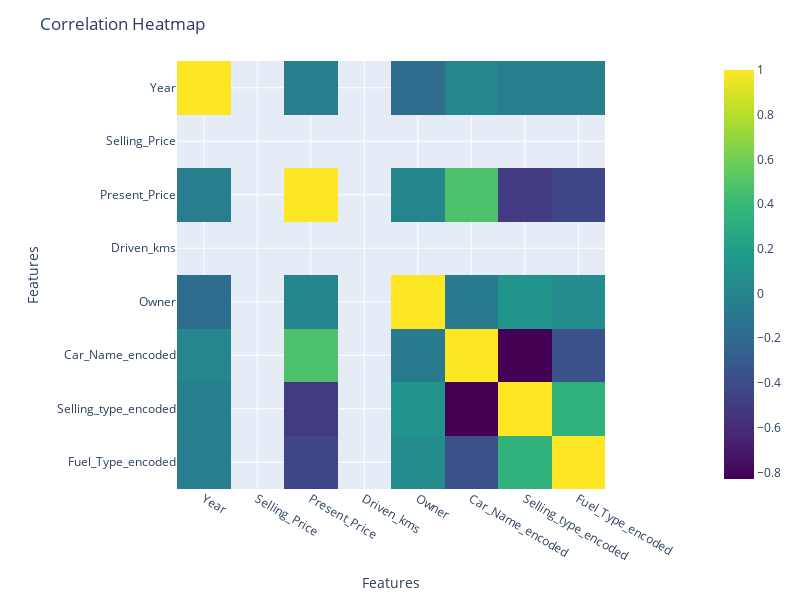

Source (notebook cell):
### Markdown cell above
# drop all cols which we will not use in our prediction

### Code cell
# Assuming your DataFrame is named df
corr_matrix = df.corr()

# Create a heatmap using Plotly express
fig = px.imshow(corr_matrix,
                x=corr_matrix.columns,
                y=corr_matrix.columns,
                color_continuous_scale='Viridis')

# Customize the layout
fig.update_layout(title='Correlation Heatmap',
                  width=800,
                  height=600,
                  xaxis=dict(title='Features'),
                  yaxis=dict(title='Features'))

# Show the plot
fig.show()

### Figure 1 — Plotly figure (JSON) as saved in the notebook; plotly's stock layout.template omitted (floating-point values rounded to 4 significant figures)
{"data": [{"coloraxis": "coloraxis", "hovertemplate": "x: %{x}<br>y: %{y}<br>color: %{z}<extra></extra>", "name": "0", "type": "heatmap", "x": ["Year", "Selling_Price", "Present_Price", "Driven_kms", "Owner", "Car_Name_encoded", "Selling_type_encoded", "Fuel_Type_encoded"], "xaxis": "x", "y": ["Year", "Selling_Price", "Present_Price", "Driven_kms", "Owner", "Car_Name_encoded", "Selling_type_encoded", "Fuel_Type_encoded"], "yaxis": "y", "z": [[1, null, -0.04719, null, -0.1821, 0.01726, -0.0399, -0.05364], [null, null, null, null, null, null, null, null], [-0.04719, null, 1, null, 0.008058, 0.4753, -0.5121, -0.4405], [null, null, null, null, null, null, null, null], [-0.1821, null, 0.008058, null, 1, -0.08119, 0.1243, 0.05571], [0.01726, null, 0.4753, null, -0.08119, 1, -0.8297, -0.3714], [-0.0399, null, -0.5121, null, 0.1243, -0.8297, 1, 0.3524], [-0.05364, null, -0.4405, null, 0.05571, -0.3714, 0.3524, 1]]}], "layout": {"coloraxis": {"colorscale": [[0, "#440154"], [0.1111, "#482878"], [0.2222, "#3e4989"], [0.3333, "#31688e"], [0.4444, "#26828e"], [0.5556, "#1f9e89"], [0.6667, "#35b779"], [0.7778, "#6ece58"], [0.8889, "#b5de2b"], [1, "#fde725"]]}, "height": 600, "margin": {"t": 60}, "title": {"text": "Correlation Heatmap"}, "width": 800, "xaxis": {"anchor": "y", "constrain": "domain", "domain": [0, 1], "scaleanchor": "y", "title": {"text": "Features"}}, "yaxis": {"anchor": "x", "autorange": "reversed", "constrain": "domain", "domain": [0, 1], "title": {"text": "Features"}}}}
